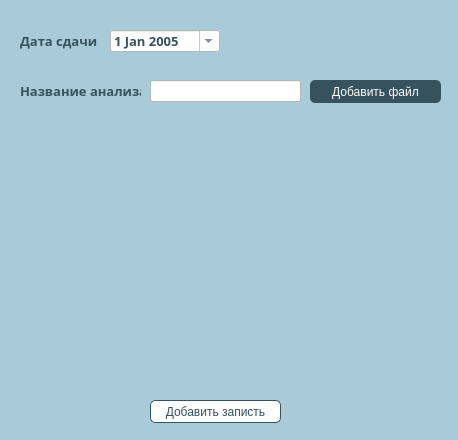
<?xml version="1.0" encoding="UTF-8"?>
<ui version="4.0">
 <class>Form</class>
 <widget class="QWidget" name="Form">
  <property name="geometry">
   <rect>
    <x>0</x>
    <y>0</y>
    <width>458</width>
    <height>440</height>
   </rect>
  </property>
  <property name="windowTitle">
   <string>Form</string>
  </property>
  <property name="styleSheet">
   <string notr="true">background-color:#a9cad9</string>
  </property>
  <widget class="QLabel" name="label">
   <property name="geometry">
    <rect>
     <x>20</x>
     <y>20</y>
     <width>111</width>
     <height>41</height>
    </rect>
   </property>
   <property name="font">
    <font>
     <family>Yu Gothic UI Semibold</family>
     <pointsize>10</pointsize>
     <weight>75</weight>
     <bold>true</bold>
    </font>
   </property>
   <property name="styleSheet">
    <string notr="true">color:#35525e;</string>
   </property>
   <property name="text">
    <string>Дата сдачи</string>
   </property>
   <property name="alignment">
    <set>Qt::AlignLeading|Qt::AlignLeft|Qt::AlignVCenter</set>
   </property>
  </widget>
  <widget class="QDateEdit" name="dateEdit">
   <property name="geometry">
    <rect>
     <x>110</x>
     <y>30</y>
     <width>110</width>
     <height>22</height>
    </rect>
   </property>
   <property name="font">
    <font>
     <family>Yu Gothic UI Semibold</family>
     <pointsize>10</pointsize>
     <weight>75</weight>
     <bold>true</bold>
    </font>
   </property>
   <property name="styleSheet">
    <string notr="true">color:#35525e;
background-color: white;</string>
   </property>
   <property name="maximumDateTime">
    <datetime>
     <hour>23</hour>
     <minute>59</minute>
     <second>59</second>
     <year>2050</year>
     <month>12</month>
     <day>31</day>
    </datetime>
   </property>
   <property name="minimumDateTime">
    <datetime>
     <hour>0</hour>
     <minute>0</minute>
     <second>0</second>
     <year>2005</year>
     <month>1</month>
     <day>1</day>
    </datetime>
   </property>
   <property name="currentSection">
    <enum>QDateTimeEdit::DaySection</enum>
   </property>
   <property name="calendarPopup">
    <bool>true</bool>
   </property>
  </widget>
  <widget class="QLineEdit" name="lineEdit">
   <property name="geometry">
    <rect>
     <x>150</x>
     <y>80</y>
     <width>151</width>
     <height>22</height>
    </rect>
   </property>
   <property name="styleSheet">
    <string notr="true">color:#35525e;
background-color: white;</string>
   </property>
  </widget>
  <widget class="QLabel" name="label_2">
   <property name="geometry">
    <rect>
     <x>20</x>
     <y>70</y>
     <width>121</width>
     <height>41</height>
    </rect>
   </property>
   <property name="font">
    <font>
     <family>Yu Gothic UI Semibold</family>
     <pointsize>10</pointsize>
     <weight>75</weight>
     <bold>true</bold>
    </font>
   </property>
   <property name="styleSheet">
    <string notr="true">color:#35525e;</string>
   </property>
   <property name="text">
    <string>Название анализа</string>
   </property>
   <property name="alignment">
    <set>Qt::AlignLeading|Qt::AlignLeft|Qt::AlignVCenter</set>
   </property>
  </widget>
  <widget class="QPushButton" name="add_zapis">
   <property name="geometry">
    <rect>
     <x>150</x>
     <y>400</y>
     <width>131</width>
     <height>23</height>
    </rect>
   </property>
   <property name="styleSheet">
    <string notr="true">QPushButton{
    -webkit-transition-duration: 0.4s; 
    transition-duration: 0.4s;
	border-radius: 5px;
	background-color: white;
	border: 1px solid #35525e;
	color: #35525e;
}

QPushButton:hover {
    background-color: #35525e;
    color: white;
}</string>
   </property>
   <property name="text">
    <string>Добавить записть</string>
   </property>
  </widget>
  <widget class="QPushButton" name="add_file">
   <property name="geometry">
    <rect>
     <x>310</x>
     <y>80</y>
     <width>131</width>
     <height>23</height>
    </rect>
   </property>
   <property name="styleSheet">
    <string notr="true">QPushButton{
	border-radius: 5px;
	background-color: #35525e;
    color: white;
}

QPushButton:pressed {
    background-color: #6c9da8;
}</string>
   </property>
   <property name="text">
    <string>Добавить файл</string>
   </property>
  </widget>
 </widget>
 <resources/>
 <connections/>
</ui>
